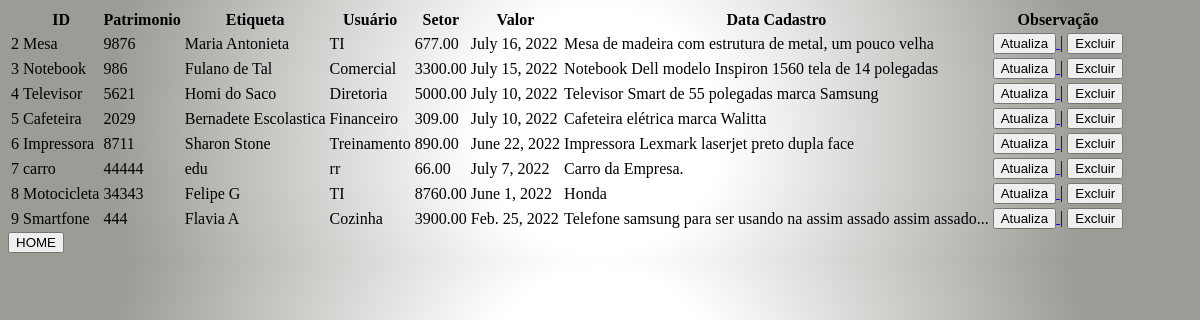
Page /lista on the earlier database version.
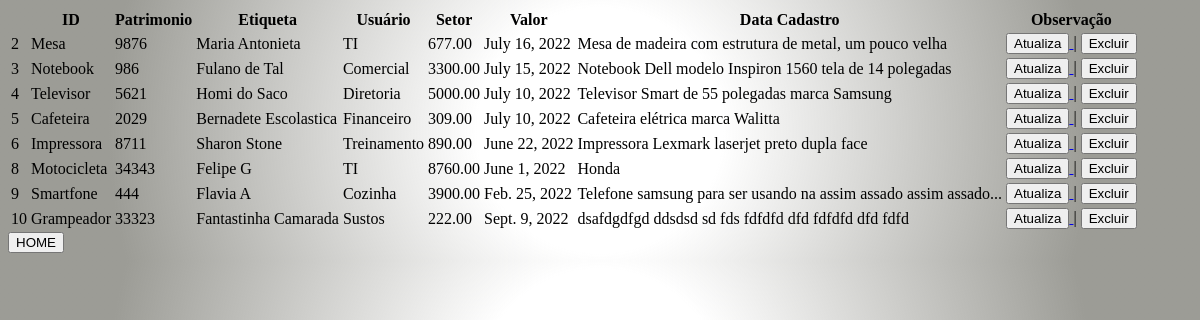
Same page on the later database version.
### core/models.py (models this page shows)
class Patrimonio(models.Model):
    nome_objeto = models.CharField(
        max_length=30,
        null=False,    # Não pode ser nulo
        blank=False    # Não pode ficar em branco
    )
    etiqueta = models.IntegerField(
        default=0,
        null=False,
        blank=False
    )
    usuario = models.CharField(
        max_length=50,
        null=False,
        blank=False
    )
    setor = models.CharField(
        max_length=20,
        null=False,
        blank=False
    )
    valor = models.DecimalField(
        max_digits=10,
        decimal_places=2
    )
    dt_cadastro = models.DateField(
    )
    observacao = models.TextField(
        max_length=300
    )
    objetos = models.Manager()

### patrimonio/views.py (the view)
# urls.py: path('lista', ListaPatrimonio.as_view(), name='listagem'),
class ListaPatrimonio(ListView):
    template_name = "patrimonio/lista.html"
    model = Patrimonio
    context_object_name = "listagem"

### patrimonio/templates/patrimonio/lista.html
{% extends "patrimonio/base.html" %}
    {% block conteudo %}
    <table>
        <tbody>
            <tr>
                <th scope="col"></th>
                <th scope="col">ID</th>
                <th scope="col">Patrimonio</th>
                <th scope="col">Etiqueta</th>
                <th scope="col">Usuário</th>
                <th scope="col">Setor</th>
                <th scope="col">Valor</th>
                <th scope="col">Data Cadastro</th>
                <th scope="col">Observação</th>
            </tr>
            {% for p in listagem %}
                <tr>
                    <td>{{ p.id }}</td>
                    <td>{{ p.nome_objeto }}</td>
                    <td>{{ p.etiqueta }}</td>
                    <td>{{ p.usuario }}</td>
                    <td>{{ p.setor }}</td>
                    <td>{{ p.valor }}</td>
                    <td>{{ p.dt_cadastro }}</td>
                    <td>{{ p.observacao }}</td>
                    <td>
                        <a href="{% url 'patrimonio:atualiza_patrimonio' pk=p.id %}">
                            <button>Atualiza</button>
                        </a>
                        <span> | </span>
                        <a href="{% url 'patrimonio:apaga_patrimonio' pk=p.id %}">
                            <button>Excluir</button>
                        </a>
                    </td>
                </tr>
            {% endfor %}
        </tbody>
    </table>
    <div>
        <a href="/"> <button>HOME</button> </a>
    </div>
    {% endblock %}

Differences in the rows shown:
removed Patrimonio: id "7", nome_objeto "carro", etiqueta "44444", usuario "edu", setor "rr", valor "66.00", dt_cadastro "July 7, 2022", observacao "Carro da Empresa."
added Patrimonio: id "10", nome_objeto "Grampeador", etiqueta "33323", usuario "Fantastinha Camarada", setor "Sustos", valor "222.00", dt_cadastro "Sept. 9, 2022", observacao "dsafdgdfgd ddsdsd sd fds fdfdfd dfd fdfdfd dfd fdfd"
